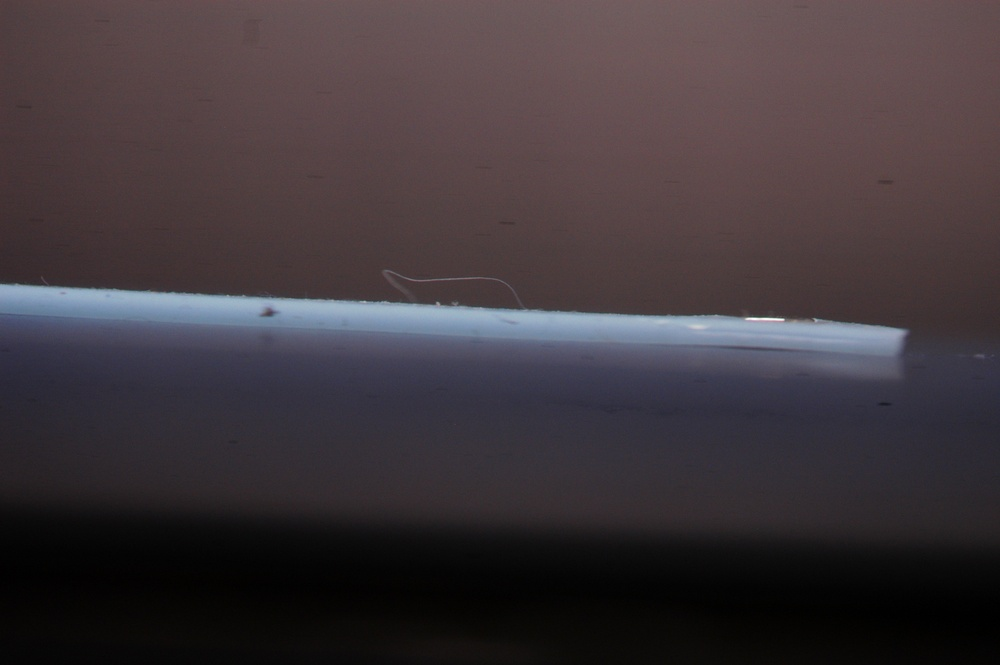
#> input picture initial_curve_test/DSC_0061.JPG, 1000 x 665 px, shrunk from 3008 x 2000 before the run
$ python blue_image_making.py
#> lines starting #> are read from the running program, lines starting #| are printed output that depends on the picture
import numpy as np
import cv2 as cv
from matplotlib import pyplot as plt

def create_blue_image(image_name):
#> called with image_name = 'initial_curve_test/DSC_0061.JPG'
    img = cv.imread(image_name)
#> img is the input picture: shape (665, 1000, 3); mean B, G, R 59, 54.6, 63.3
    blue_img = img[:, :, 0]
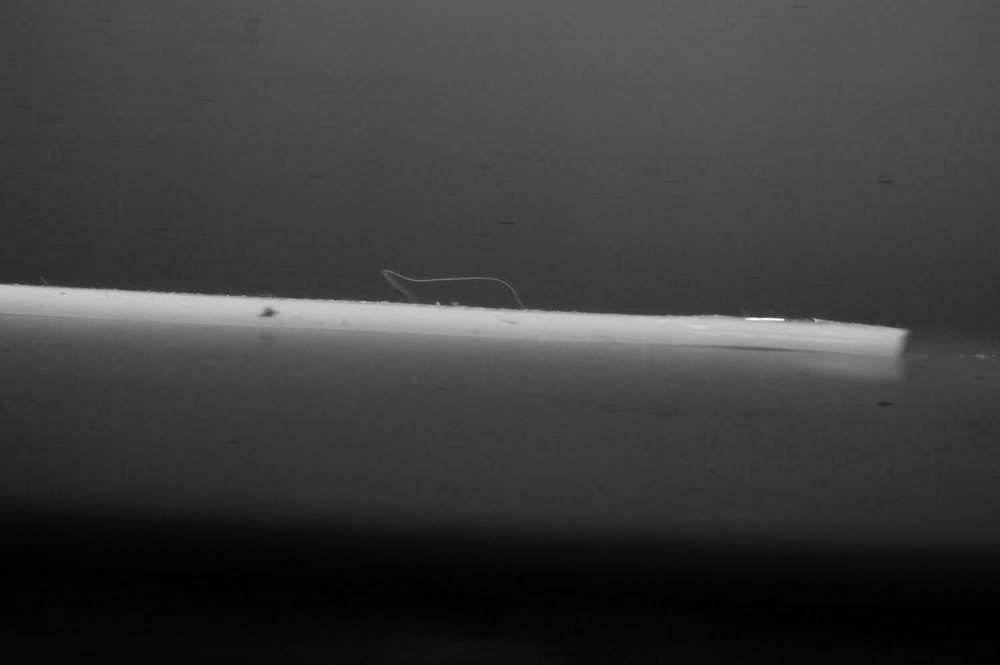
#> blue_img: shape (665, 1000); min 0, max 253, mean 59
    return blue_img
plt.imshow(create_blue_image("initial_curve_test/DSC_0061.JPG"))
plt.show()
